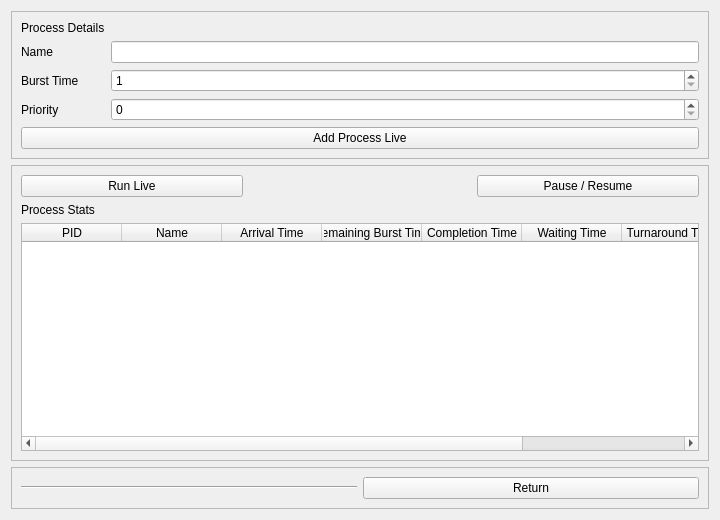
<?xml version="1.0" encoding="UTF-8"?>
<ui version="4.0">
 <class>runLiveScecne</class>
 <widget class="QWidget" name="runLiveScecne">
  <property name="geometry">
   <rect>
    <x>0</x>
    <y>0</y>
    <width>720</width>
    <height>520</height>
   </rect>
  </property>
  <property name="windowTitle">
   <string>Form</string>
  </property>
  <layout class="QVBoxLayout" name="verticalLayout">
   <item>
    <widget class="QFrame" name="frame_2">
     <property name="frameShape">
      <enum>QFrame::StyledPanel</enum>
     </property>
     <property name="frameShadow">
      <enum>QFrame::Raised</enum>
     </property>
     <layout class="QGridLayout" name="gridLayout">
      <item row="1" column="1">
       <widget class="QLineEdit" name="processNameTextBox"/>
      </item>
      <item row="2" column="1">
       <widget class="QSpinBox" name="burstTimeSpinBox">
        <property name="minimum">
         <number>1</number>
        </property>
       </widget>
      </item>
      <item row="0" column="0">
       <widget class="QLabel" name="label">
        <property name="text">
         <string>Process Details</string>
        </property>
       </widget>
      </item>
      <item row="2" column="0">
       <widget class="QLabel" name="label_6">
        <property name="text">
         <string>Burst Time</string>
        </property>
       </widget>
      </item>
      <item row="3" column="0">
       <widget class="QLabel" name="label_7">
        <property name="text">
         <string>Priority</string>
        </property>
       </widget>
      </item>
      <item row="1" column="0">
       <widget class="QLabel" name="label_4">
        <property name="text">
         <string>Name</string>
        </property>
       </widget>
      </item>
      <item row="4" column="0" colspan="2">
       <widget class="QPushButton" name="addLiveProcessButton">
        <property name="text">
         <string>Add Process Live</string>
        </property>
       </widget>
      </item>
      <item row="3" column="1">
       <widget class="QSpinBox" name="prioritySpinBox"/>
      </item>
     </layout>
    </widget>
   </item>
   <item>
    <widget class="QFrame" name="frame_3">
     <property name="frameShape">
      <enum>QFrame::StyledPanel</enum>
     </property>
     <property name="frameShadow">
      <enum>QFrame::Raised</enum>
     </property>
     <layout class="QGridLayout" name="gridLayout_2">
      <item row="2" column="0" colspan="3">
       <widget class="QTableWidget" name="processStatsTable">
        <property name="editTriggers">
         <set>QAbstractItemView::NoEditTriggers</set>
        </property>
        <property name="selectionMode">
         <enum>QAbstractItemView::NoSelection</enum>
        </property>
        <column>
         <property name="text">
          <string>PID</string>
         </property>
        </column>
        <column>
         <property name="text">
          <string>Name</string>
         </property>
        </column>
        <column> 
         <property name="text">
          <string>Arrival Time</string>
         </property>
        </column>
        <column>
         <property name="text">
          <string>Remaining Burst Time</string>
         </property>
        </column>
        <column>
         <property name="text">
          <string>Completion Time</string>
         </property>
        </column>
        <column>
         <property name="text">
          <string>Waiting Time</string>
         </property>
        </column>
        <column>
         <property name="text">
          <string>Turnaround Time</string>
         </property>
        </column>
        <column>
         <property name="text">
          <string>Response Time</string>
         </property>
        </column>
       </widget>
      </item>
      <item row="0" column="2">
       <widget class="QPushButton" name="pauseButton">
        <property name="text">
         <string>Pause / Resume</string>
        </property>
       </widget>
      </item>
      <item row="1" column="0">
       <widget class="QLabel" name="label_3">
        <property name="text">
         <string>Process Stats</string>
        </property>
       </widget>
      </item>
      <item row="0" column="0">
       <widget class="QPushButton" name="runLiveButton">
        <property name="text">
         <string>Run Live</string>
        </property>
       </widget>
      </item>
     </layout>
    </widget>
   </item>
   <item>
    <widget class="QFrame" name="frame_4">
     <property name="frameShape">
      <enum>QFrame::StyledPanel</enum>
     </property>
     <property name="frameShadow">
      <enum>QFrame::Raised</enum>
     </property>
     <layout class="QHBoxLayout" name="horizontalLayout_2">
      <item>
       <widget class="Line" name="line">
        <property name="orientation">
         <enum>Qt::Horizontal</enum>
        </property>
       </widget>
      </item>
      <item>
       <widget class="QPushButton" name="returnToInputSceneButton">
        <property name="text">
         <string>Return</string>
        </property>
       </widget>
      </item>
     </layout>
    </widget>
   </item>
  </layout>
 </widget>
 <resources/>
 <connections/>
</ui>
